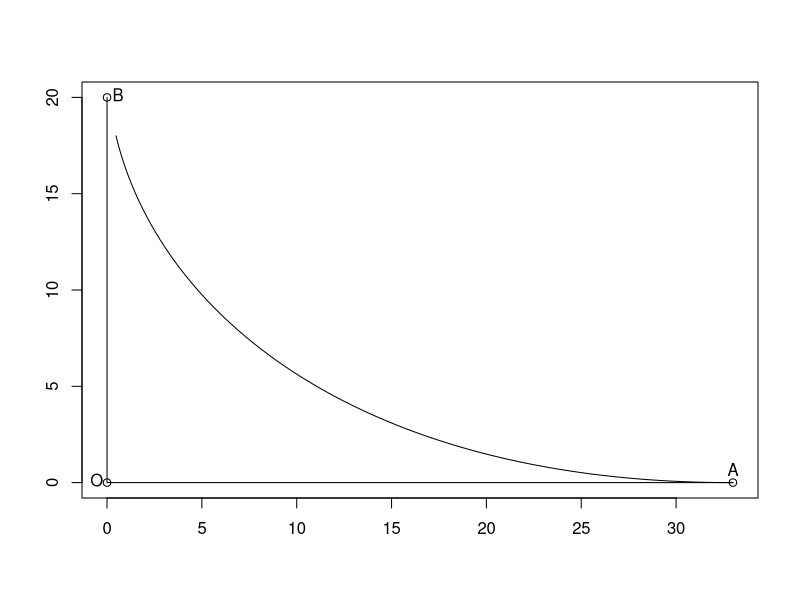

The R source for this figure:
plot(c(0,0,33), c(0,20,0), xlab =" ", ylab = " ")
text(33, 0, labels="A", adj=c( 0.5, -0.5))
text(0, 20, labels="B", adj=c( -.5, 0.3))
text(0, 0, labels="O", adj=c( 1.3, 0.3))
lines(c(33,0,0), c(0,0,20))

delta_t<-0.1; n=201
x<-matrix(0, nrow=2, ncol=n); x[,1]<-c(33,0)
y<-matrix(0, nrow=2, ncol=n); y[,1]<-c(0, 0)
for (j in 1:(n-1)){
   d <-sqrt((x[2, j]-x[1,j])^2+(y[2, j]-y[1,j])^2) 
   x[1,j+1]<-x[1,j]+2*delta_t*(x[2,j]-x[1,j])/d
   y[1,j+1]<-y[1,j]+2*delta_t*(y[2,j]-y[1,j])/d
   x[2, j+1]<-0; y[2, j+1]<-delta_t*j
}
lines(x[1,], y[1,])

